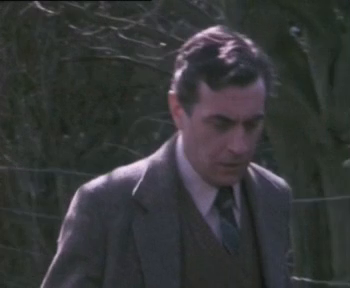
#> input picture frame 32 of src/videos/FBMS_marple1.mov, 350 x 288 px, given in place of walk.mp4, which was not available
$ python horn_shunck.py
#> lines starting #> are read from the running program, lines starting #| are printed output that depends on the picture; pictures that were not available may be replaced by others from this repository, and a replacement may not be noted
#!/usr/bin/python3
import numpy as np
import cv2 as cv
import math
import matplotlib.pyplot as plt
import time

MAX_GREYSCALE = 255

#Create Gaussian filter
def create_gaussian_filter(sigma):
    # How to choose size n
    n = 2*math.floor(sigma*3)+1
    # Precompute sigma*sigma
    sigma2 = sigma*sigma

    # Create a coordinate sampling from -n/2 to n/2 so that (0,0) will be at the center of the filter
    x = np.linspace(-n/2.0, n/2.0, n)
    y = np.linspace(-n/2.0, n/2.0, n)

    # Blank array for the Gaussian filter
    gaussian_filter = np.zeros((n,n))

    # Loop over all elements of the filter
    for i in range(0, len(x)):
        for j in range(0, len(y)):
            # Use the x and y coordinate sampling as the inputs to the 2D Gaussian function
            gaussian_filter[i,j] = (1/(2*math.pi*sigma2))*math.exp(-(x[i]*x[i]+y[j]*y[j])/(2*sigma2))

    # Normalize so the filter sums to 1
    return gaussian_filter/np.sum(gaussian_filter.flatten())

def convert_im_grayscale(im):
    return ((im - np.min(im)) * (1/(np.max(im) - np.min(im)) * MAX_GREYSCALE)).astype('uint8')

def blur_img(im_in, sigma_blur):
    g = create_gaussian_filter(sigma_blur)
    blur_im = cv.filter2D(im_in, -1 ,g)
    return blur_im

def vid_in(filename):

    frames = []
    cap = cv.VideoCapture(filename)

    for _ in range(0,5):
        ret, frame = cap.read()
        gray = cv.cvtColor(frame, cv.COLOR_BGR2GRAY)
        frames.append(gray)

    return frames

def vid_play(frames):
    for f in frames:
        cv.imshow('frame', f)
        if cv.waitKey(1) & 0xFF == ord('q'):
            break
        time.sleep(1)

def vid_denoise(frames):
    frames_denoise = []
    for f in frames:
        frames_denoise.append(blur_img(f, 1))

    return frames_denoise

def vid_edge(frames_denoise, grayscale):
    frames_edge = []
    for f in frames_denoise:
        gradx = cv.Sobel(f,cv.CV_64F,1,0,ksize=3)
        grady = cv.Sobel(f,cv.CV_64F,0,1,ksize=3)
        gradient_mag_im = cv.magnitude(gradx,grady)
        if grayscale:
            gradient_mag_im =  convert_im_grayscale(gradient_mag_im)

        frames_edge.append(gradient_mag_im)

    return frames_edge


def main():

    frames = vid_in('walk.mp4')
#> the loop in vid_in, `for _ in range(0,5):` made 5 passes
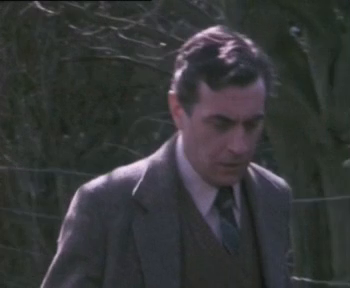
#> input picture frame 32 of src/videos/FBMS_marple1.mov, 350 x 288 px, given in place of walk.mp4, which was not available
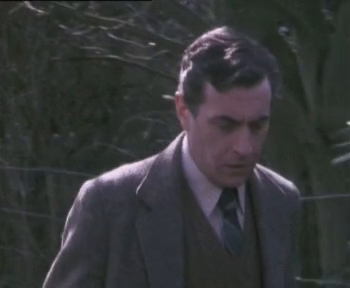
#> input picture frame 33 of src/videos/FBMS_marple1.mov, 350 x 288 px, given in place of walk.mp4, which was not available
#> pass 3, in vid_in, `ret, frame = cap.read()`:
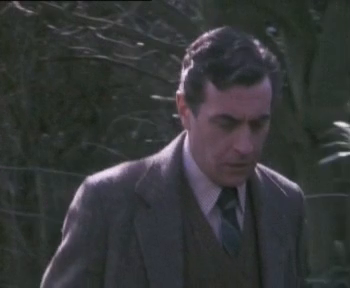
#> frame: shape (288, 350, 3); mean B, G, R 56.1, 55.2, 53.5
#> after the loop in vid_in, `for _ in range(0,5):`:
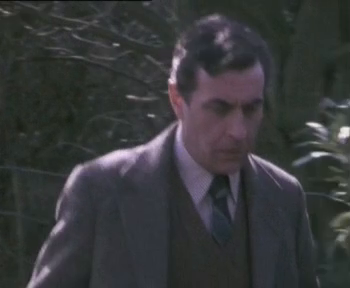
#> frame: shape (288, 350, 3); mean B, G, R 58.4, 56.9, 55.8
#> after the loop in vid_in, `for _ in range(0,5):`: frames = 5 items
#> frames = 5 items

    frames_denoise = vid_denoise(frames)
#> the loop in vid_denoise, `for f in frames:` made 5 passes
#> frames_denoise = 5 items

    frames_edge = vid_edge(frames_denoise, True)
#> the loop in vid_edge, `for f in frames_denoise:` made 5 passes
#> pass 1, in vid_edge, `gradx = cv.Sobel(f,cv.CV_64F,1,0,ksize=3)`:
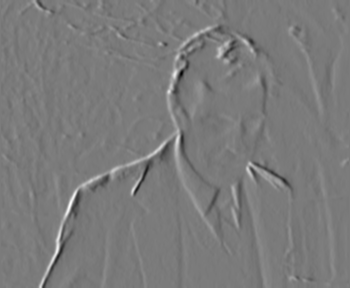
#> gradx: shape (288, 350) float64; min -316, max 338, mean 0; drawn with min black and max white
#> pass 1, in vid_edge, `grady = cv.Sobel(f,cv.CV_64F,0,1,ksize=3)`:
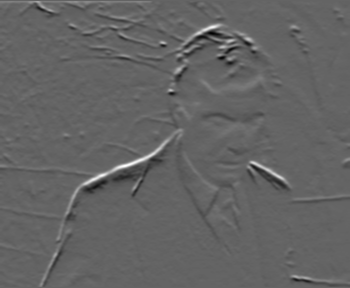
#> grady: shape (288, 350) float64; min -256, max 396, mean 0.1; drawn with min black and max white
#> pass 1, in vid_edge, `gradient_mag_im = cv.magnitude(gradx,grady)`:
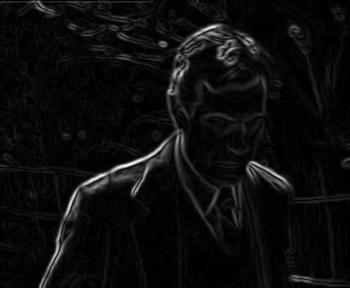
#> gradient_mag_im: shape (288, 350) float64; min 0, max 405.8, mean 20.9; drawn with min black and max white
#> after the loop in vid_edge, `for f in frames_denoise:`:
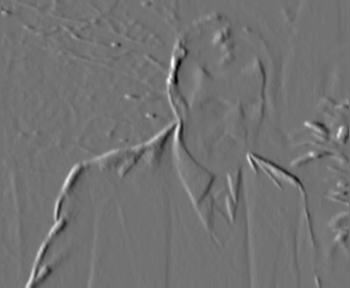
#> gradx: shape (288, 350) float64; min -278, max 339, mean 0.4; drawn with min black and max white
#> frames_edge = 5 items

    vid_play(frames_edge)
#> the loop in vid_play, `for f in frames:` made 1 pass; (key q is pressed on pass 1)

    # [8 lines of commented-out code are left out]


if __name__ == "__main__":
    main()

$ run again, starting later in the video
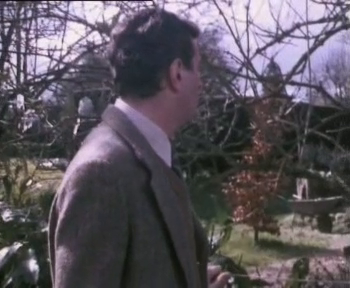
#> input picture frame 147 of src/videos/FBMS_marple1.mov, 350 x 288 px, given in place of walk.mp4, which was not available
#> the loop in vid_in, `for _ in range(0,5):` made 5 passes
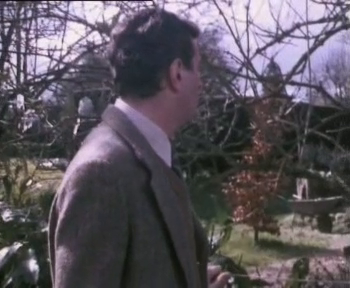
#> input picture frame 147 of src/videos/FBMS_marple1.mov, 350 x 288 px, given in place of walk.mp4, which was not available
#> after the loop in vid_in, `for _ in range(0,5):`:
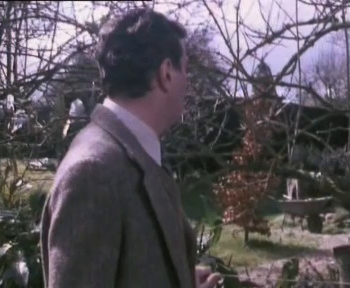
#> frame: shape (288, 350, 3); mean B, G, R 92.8, 85.5, 91.5
#> after the loop in vid_in, `for _ in range(0,5):`: frames = 5 items
#> the loop in vid_denoise, `for f in frames:` made 5 passes
#> the loop in vid_edge, `for f in frames_denoise:` made 5 passes
#> after the loop in vid_edge, `for f in frames_denoise:`:
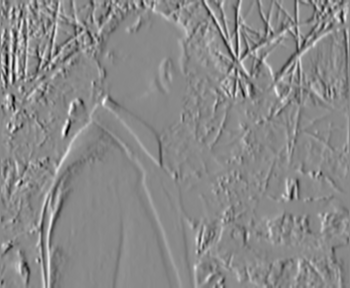
#> gradx: shape (288, 350) float64; min -459, max 392, mean 0; drawn with min black and max white
#> the loop in vid_play, `for f in frames:` made 1 pass; (key q is pressed on pass 1)
